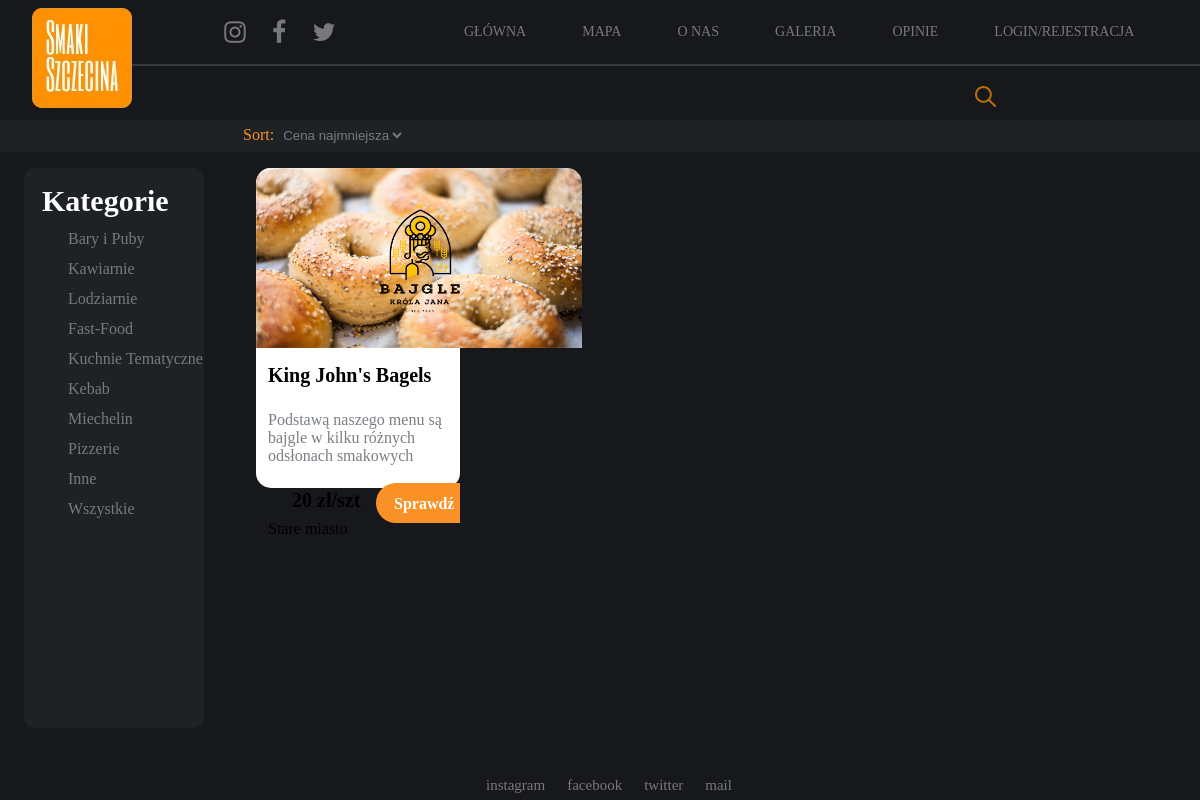
Screenshot of /restaurants_list?category=Inne with the database file from the repository.
### app/models.py (models this page shows)
class Categorie(models.Model):
    category = models.CharField(max_length=50)

class Restaurant(models.Model):
    name = models.CharField(max_length=50)
    address = models.CharField(max_length=50)
    rating = models.IntegerField()
    created_at = models.DateTimeField(auto_now_add=True)
    updated_at = models.DateTimeField(auto_now=True)
    price = models.IntegerField()
    description = models.CharField(max_length=100)
    district = models.CharField(max_length=50)
    image = models.ImageField(blank=True)
    category = models.ForeignKey(Categorie, on_delete=models.CASCADE, default=True, null=False)

### app/views.py (the view)
# urls.py: path('restaurants_list', restaurants, name="restaurants_list"),
def restaurants(request: HttpRequest) -> HttpResponse:
    category = request.GET.get('category')
    if category == None or category == 'Wszystkie':
        restaurants = Restaurant.objects.order_by('name')
    else:
        restaurants = Restaurant.objects.filter(category__category=category)
    categories = Categorie.objects.all()
    return render(request, 'restaurants.html', {
        'restaurants': restaurants,
        'categories': categories
    })

### app/templates/restaurants.html (shortened to what this page needs)
{% extends "base.html" %}
{% load static %}
{% block content %}
        <div class="sort_panel">
            <div class="sort_label">Sort:</div>
            <div class="sort_options">
                <select id="order_dropdown">
                    <option value="1">Cena najmniejsza</option>
                </select>
            </div>
        </div>
        <div class="left_panel">
            <div class="categories_panel">
                <h2>Kategorie</h2>
                {% for categorie in categories %}
                    <div><a href="{% url 'restaurants_list' %}?category={{ categorie.category }}"> {{ categorie.category }}</a></div>
                {% endfor %}
            </div>
        </div>
            <div class="right_panel_list">
                {% for restaurant in restaurants %}
                    <div class="prototype_restaurantBox">
                    {% if restaurant.image %}
                        <div class="restaurant_img"><img src="{{ restaurant.image.url }}" width="326" height="180"/></div>
                    {% else %}
                        <div class="restaurant_img"><img src="{% static 'img/fb-42.png' %}" width="326" height="180"/></div>
                    {% endif %}
                    <div class="restaurant_name">{{ restaurant.name }}</div>
                    <div class="restaurant_content">{{ restaurant.description }}</div>
                    <div class="restaurant_cost">{{ restaurant.price }} zł/szt</div>
                        <div class="restaurant_check_button">Sprawdź</div>
                        <div class="restaurant_district">{{ restaurant.district }}</div>
                    </div>
                 {% endfor %}
            </div>
{% endblock %}

### app/static/css/main.css (style rules this page uses)
body { background-color: #17181c; font-family: Sansation; overflow: hidden; min-height: 500px; height: auto; }
* { margin: 0; padding: 0; }
a { color: #78797d; text-decoration: none; margin-left: 20px; margin-top: 20px; }
.sort_panel { float: left; width: 100vw; height: 4vh; background-color: #1e2225; padding-left: 19vw; padding-top: 0.8vh; box-sizing: border-box; }
.sort_label { color: #fa9127; float: left; margin-left: 15px; }
.sort_options { float: left; margin-left: 5px; }
.sort_options select { background-color: #1e2225; border: none; color: #78797d; }
.left_panel { float: left; width: 20vw; height: 75vh; }
.categories_panel { width: 15vw; height: 70vh; border-radius: 10px; background-color: #1e2225; float: left; margin-left: 2vw; margin-top: 2vh; }
.categories_panel h2 { color: white; margin-left: 1.5vw; margin-top: 2vh; font-size: 30px; }
.categories_panel div { margin-left: 2vw; margin-top: 1.5vh; color: grey; }
.right_panel_list { float:left; width: 80vw; height: 75vh; overflow-y:scroll; }
.prototype_restaurantBox { width: 17vw; height: 40vh; background-color: white; border-radius: 15px; margin-top: 2vh; margin-left: 2vh; float:left; }
.restaurant_img img { border-top-left-radius: 15px; border-top-right-radius: 15px; }
.restaurant_name { font-size: 20px; font-weight: bold; margin-top: 1.5vh; margin-left: 1vw; float: left; }
.restaurant_content { width: 15vw; font-size: 16px; margin-top: 3vh; margin-left: 1vw; color: #7a7f84; float: left; }
.restaurant_cost { font-size: 20px; margin-top: 3vh; margin-left: 3vw; font-weight: bold; float: left; }
.restaurant_check_button { float: right; width: 7vw; height: 5vh; background-color: #fa9127; border-top-left-radius: 25px; border-bottom-left-radius: 25px; margin-top: 2.2vh; color: white; padding-left: 1.5vw; padding-top: 1.5vh; box-sizing: border-box; font-size: 16px; font-weight: bold; }
.restaurant_district { float: left; padding-top: 1vh; margin-left: 1vw; }

### rows the page displays
Categorie: category "Bary i Puby"
Categorie: category "Kawiarnie"
Categorie: category "Lodziarnie"
Categorie: category "Fast-Food"
Categorie: category "Kuchnie Tematyczne"
Categorie: category "Kebab"
Categorie: category "Miechelin"
Categorie: category "Pizzerie"
Categorie: category "Inne"
Categorie: category "Wszystkie"
Restaurant: image (picture), name "King John's Bagels", description "Podstawą naszego menu są bajgle w kilku różnych odsłonach smakowych", price "20", district "Stare miasto"
